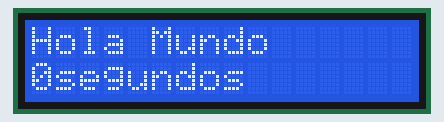
Bench run of a sketch on a simulated Arduino Uno, built with avr-gcc and run on an emulated ATmega328P. Parts: 16×2 character LCD.

Above: at 0.1 s.
At 4.1 s:
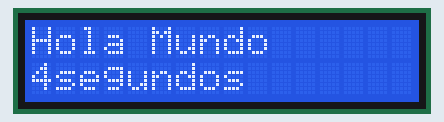
At 11.1 s:
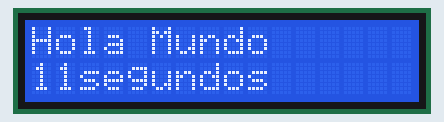
At 18.1 s:
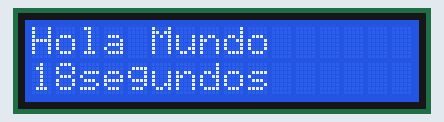
At 24.1 s:
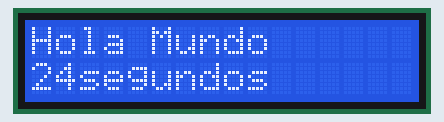
At 36.1 s:
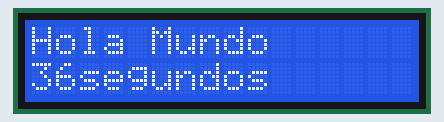

Measured:
- what the display in image 1 shows lasts 1.1 s, from 4.0 s to 5.1 s

The sketch:

mensaje.ino
```cpp
#include <Wire.h>

#include <LiquidCrystal_I2C.h>


LiquidCrystal_I2C lcd (0x3F, 16, 2);


void setup() {
  // put your setup code here, to run once:
lcd.init();
lcd.backlight();

lcd.print("Hola Mundo");
};

void loop() {
  // put your main code here, to run repeatedly:

lcd.setCursor(0, 1);
lcd.print(millis()/1000);
lcd.print("segundos");
//lcd.scrollDisplayLeft();

delay(100);
}
```
